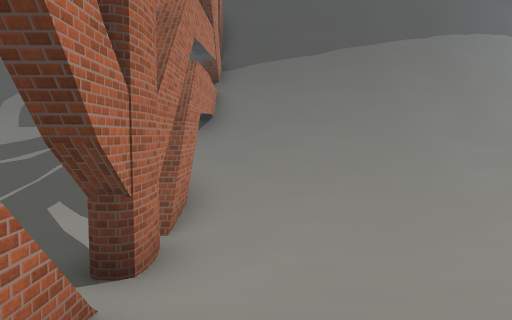
view 1 (above)

20 first-person views from a walk through a scene from a Unity 3-D project. The camera is 1.4 m above the floor, tilts 4° down and sees 70° across. The floor is counted in squares, 2 m on a side. Each view is taken from the middle of a square. On the plan, view 1 faces up. The plan holds only what a view shows up to about 11 squares ahead; the rest is blank. The place goes on beyond the plan. The player is left out. Some surface patterns are stand-ins.

view 2
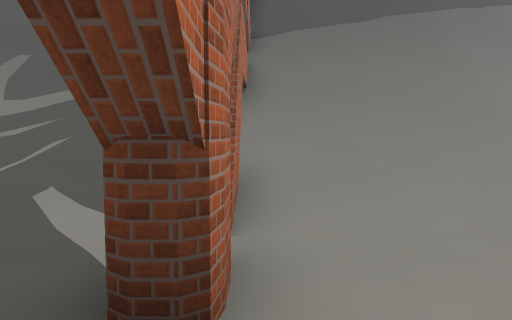

view 3
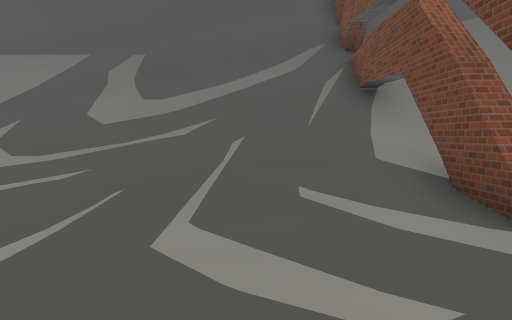

view 4
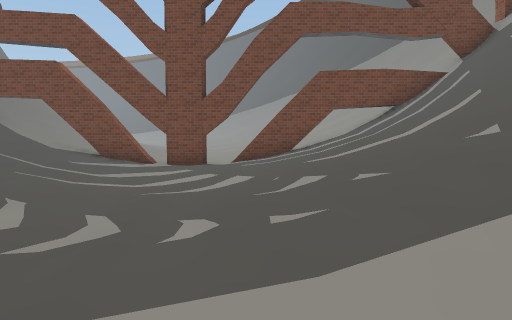

view 5
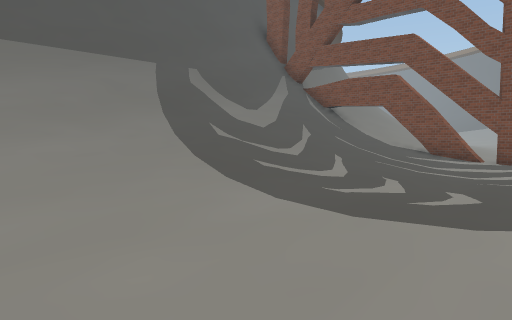

view 6
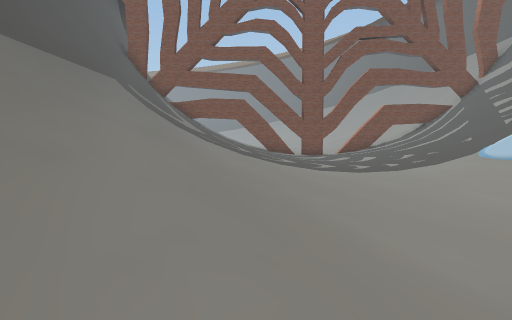

view 7
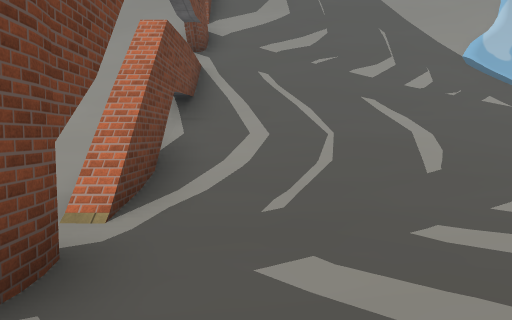

view 8
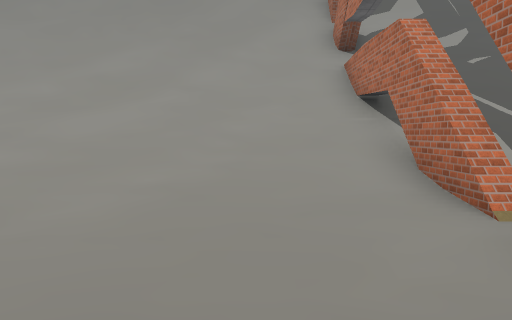

view 9
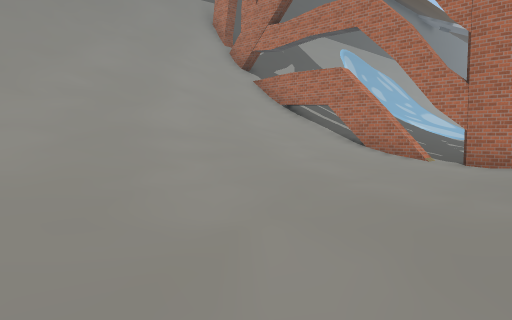

view 10
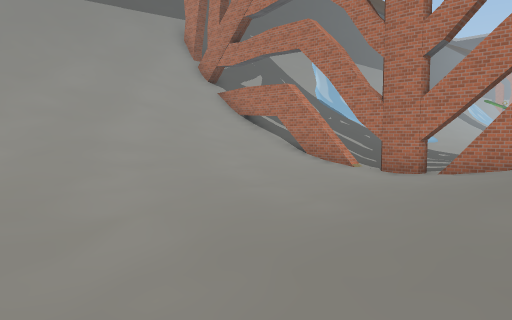

view 11
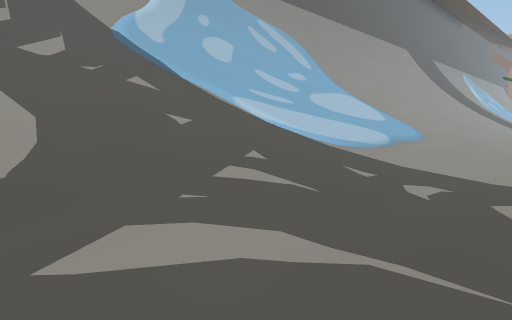

view 12
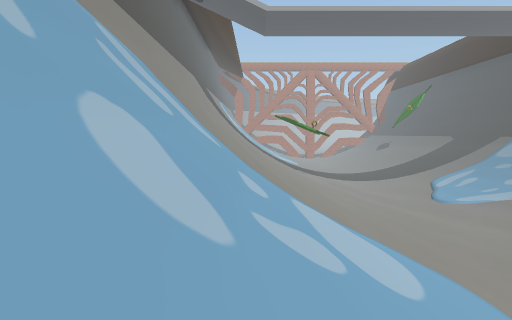

view 13
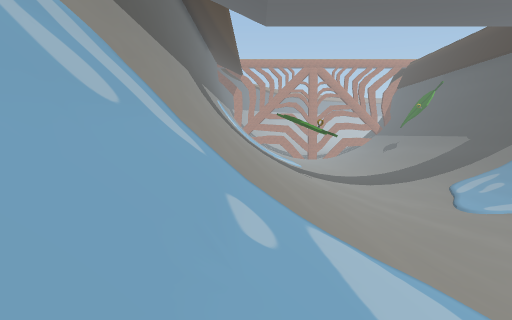

view 14
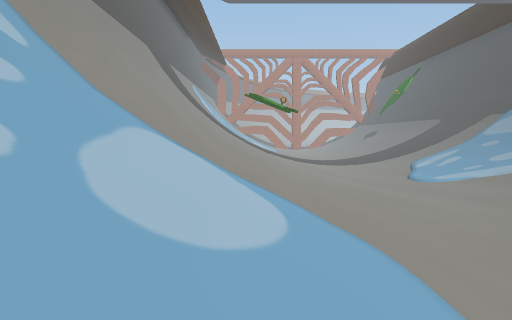

view 15
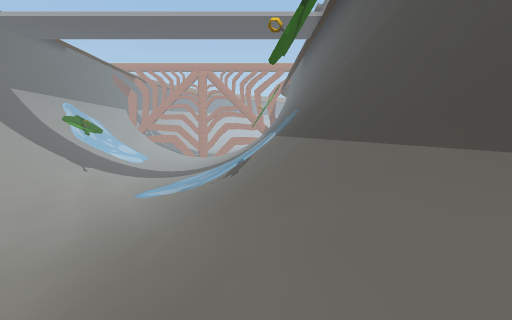

view 16
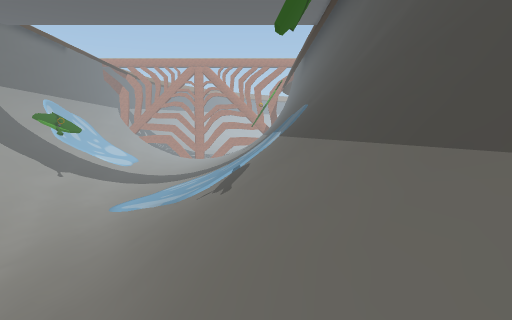

view 17
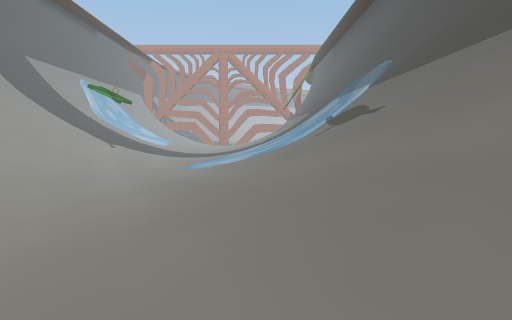

view 18
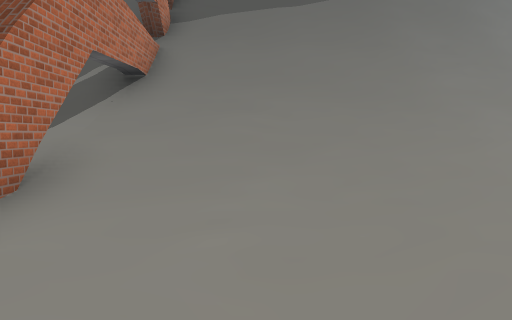

view 19
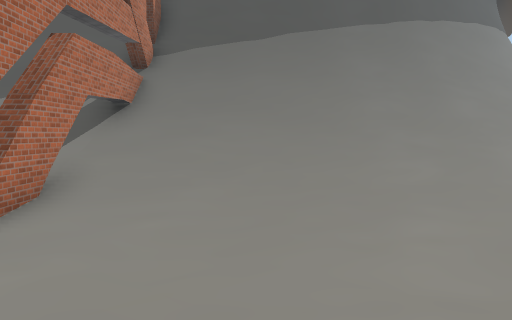

view 20
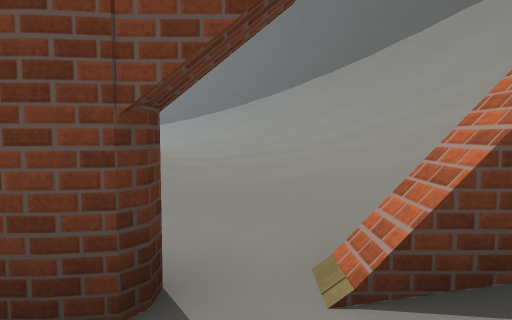

### Floor plan
Key: @ floor where view 1 was taken; # wall or solid block; . main floor; : floor 0.25 m higher than the main floor; + floor 0.5 m higher than the main floor; * floor 0.75 m higher than the main floor; % floor 1 m higher than the main floor; / step, stairs or slope; = window, fence, low wall or low ledge.
Columns run from 22 left of view 1 to 8 right of it. Each row starts with its distance up from view 1.
 14                          ######
 13 ###########################=///
 12 ////////////////////##/////////
 11 ////////////////////=//////////
 10 ////////////////////##/////////
  9 ///////////////////////////////
  8 ////////////////////////////%/*
  7 %%%%%%%%%%%%%%%%%%%%#=****+++:
  6 ++++++++++++++++++++#++:::::...
  5 ...................../.........
  4 .....................#........:
  3 .........................::::++
  2 ++++++++++++++++++++#++++++**%/
  1 %%%%%%%%%%%/%%%%%%%%#/%%%%/////
  0 //////////////////////@////////
 -1 ///////////////////////////////
 -2 ///////////////////// /////////
 -3 ///////////////////////////////
 -4 //////=/==/==////////#///######
 -5 #############################

Where each view was taken, in squares from view 1:
view 1: 0 up, 0 right, facing up
view 2: 2 up, 1 left, facing up
view 3: 2 up, 4 left, facing up
view 4: 2 up, 12 left, facing right
view 5: 2 up, 14 left, facing up-right
view 6: 7 up, 21 left, facing right
view 7: 6 up, 3 left, facing down
view 8: 6 up, 1 right, facing down
view 9: 6 up, 8 right, facing down-left
view 10: 8 up, 8 right, facing down-left
view 11: 4 up, 5 left, facing down-left
view 12: 3 down, 9 left, facing left
view 13: 3 down, 11 left, facing left
view 14: 1 down, 11 left, facing left
view 15: 11 up, 8 left, facing left
view 16: 11 up, 11 left, facing left
view 17: 8 up, 11 left, facing left
view 18: 3 up, 1 right, facing up
view 19: 1 up, 2 right, facing up
view 20: 3 up, 3 left, facing right
